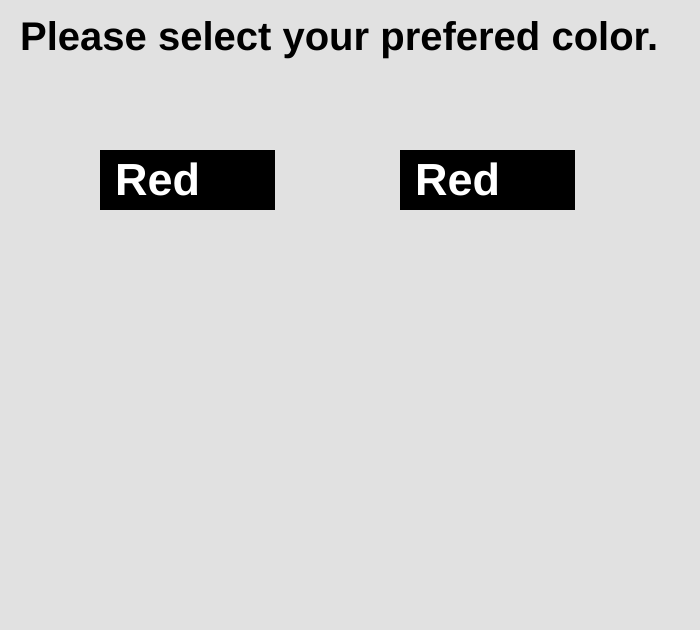
Frame 1 (no input)
Frame 60 (no input): identical to frame 1, image omitted
Frame 120 (the mouse pressed at the canvas centre since frame 60): identical to frame 1, image omitted

The p5.js sketch that drew this single still picture (run headless with seeded random() and noise() and a simulated clock; from frame 60 on, the mouse is pressed at the canvas centre):

// p5.js sketch
// ── sketch.js
// Created by Zechariah Robinson
// Last updated 2/11/17
// This program allows the user to select which color they like the most, by pairing all colors with each other. 
// The user selects their preference, then the pair changes, and at the end the results are displayed.

var locX = 100; // creates a variable for the x location
var locY = 150; // creates a variable for the y location
var w = 255; // creates a variable set to the color white
var b = 0; // creates a variable set to the color black
var buttonColor = b; // creates the initial button color for the first button
var buttonColor2 = b; // creates the initial button color for the second button
var textColor = w; // creates the initial text color for the first button
var textColor2 = w; // creates the initial text color for the second button
var myColor = new Array("Red", "Green", "Blue", "Yellow", "Purple", "Done"); // creates a new array of 5 different colors to choose from as well as the term "Done"
var f = 0; // creates a new variable and sets it to 0. This will be used in switching item in the myColor array is displayed in the left button
var s = 0; // creates a new variable and sets it to 0. This will be used in switching item in the myColor array is displayed in the right button
var colorValue = []; // creates a new array to have values assigned to it later, this will be used to display the results

function setup() {
  createCanvas(700, 630); // creates a canvas on which to draw
  noStroke(); // removes the outline from all shapes
  for (i = 0; i < myColor.length; i++) { // runs a for-loop for the same number of times as the length of the array "myColor"
    append(colorValue, "v" + i); // appends the array colorValue with a new item starting with the letter "v" (representing "value"), followed by the current round of the for-loop (ex. v0, v1, v2, etc)
    colorValue[i] = 0; // when a new item in the array is created, it assigns the value of 0 to it
  }
}

function draw() {
  background(225); // sets the color of the background
  instructions(20, 50); // calls the function to show instructions
  buttonCreator(locX, locY); // calls the funtion to create the buttons
  if (f == myColor.length - 1) { // checks to see when all of the items have been selected so it can display the results
    displayResults(); // displays the results of the task
  }
}

// displays the instructions to the user
function instructions(x, y) {
  fill(0);
  textStyle(BOLD);
  textSize(40);
  text("Please select your prefered color.", x, y);
}

// creates two buttons, each with text representing an item in the myColor array to be cycled through later
function buttonCreator(x, y) {
  fill(buttonColor);
  rect(x, y, 175, 60);
  fill(buttonColor2);
  rect(x + 300, y, 175, 60);
  textSize(45);
  fill(textColor);
  text(myColor[f], x + 15, y + 45); // displays the text in the array according to the value of "f" which is altered below in the mouseReleased function
  fill(textColor2);
  text(myColor[s], x + 315, y + 45); // displays the color in the array according to the value of "s" which is altered below in the mouseReleased function
  buttonEffect(x, y);
}

// creates the "negative" color effect that happens to the buttons when the mouse hovers over it
function buttonEffect(x, y) {
  if (mouseX > x && mouseX < x + 175 && mouseY > y && mouseY < y + 60) {
    buttonColor = w;
    buttonColor2 = b;
    textColor = b;
    textColor2 = w;
  } else if (mouseX > x + 300 && mouseX < x + 475 && mouseY > y && mouseY < y + 60) {
    buttonColor = b;
    buttonColor2 = w;
    textColor = w;
    textColor2 = b;
  } else {
    buttonColor = b;
    buttonColor2 = b;
    textColor = w;
    textColor2 = w;
  }
}

// allows the buttons to cycle through displaying all items in the array myColor to pair them with each other
// also increments the value of selected items in the colorValue array according to what item in myColor is displayed
function mouseReleased() {
  if ((mouseX > locX && mouseX < locX + 175 && mouseY > locY && mouseY < locY + 60) || (mouseX > locX + 300 && mouseX < locX + 475 && mouseY > locY && mouseY < locY + 60)) {
    if (mouseX > locX && mouseX < locX + 175 && mouseY > locY && mouseY < locY + 60) {
      colorValue[f]++; // adds 1 to the value of the item in colorValue that was selected and is currently displayed
      colorValue[s]--; // subtracts 1 from the value of the item in colorValue that was NOT selected and is currently displayed
    } else if (mouseX > locX + 300 && mouseX < locX + 475 && mouseY > locY && mouseY < locY + 60) {
        colorValue[s]++; // adds 1 to the value of the item in colorValue that was selected and is currently displayed
        colorValue[f]--; // subtracts 1 from the value of the item in colorValue that was NOT selected and is currently displayed
    } 
    
    // this checks to see colors are currently being displayed, and makes sure to cycle through all possible pairings of them
    if (f < myColor.length - 1) {
      if (s < myColor.length - 2) {
        s++;
      } else {
        s = 0;
        f++;
        if (f == myColor.length - 1) {
          s = myColor.length - 1;
        }
      }
    }
  }
}

// shows the resulting data from the users selections
function displayResults() {
  fill(255);
  rect(150, 250, 400, 280);
  var drop = 0;
  fill(0);
  for (i = 0; i < myColor.length - 1; i++) {
    text(myColor[i], 200, 300 + drop);
    text(colorValue[i], 500, 300 + drop);
    drop = drop + 50;
  }
  text("Here are your results!", 100, 600);
}
